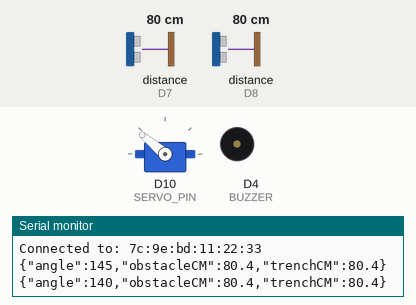
The sketch below on a simulated Arduino Nano 33 IoT. Shown: servo, buzzer (waves = sounding), the last lines printed to the serial monitor. Wiring (inferred from the names in the program): 2 × ultrasonic range finder: trigger D5, echo D7 / trigger D6, echo D8. The test bench sets the inputs (shaded band); at power-on: distance to the obstacle (sensors on D7, D8) 80 cm. The echo pulse lasts 58.3 µs per cm; nothing arrives over Bluetooth unless stated; a phone connects over Bluetooth LE 3 s after start.

Above: at 4.3 s.
4.4 s: distance to the obstacle (sensor on D7) set to 250 cm
7.6 s: distance to the obstacle (sensor on D8) set to 105 cm
10.8 s: distance to the obstacle (sensor on D8) set to 114 cm
At 11.49 s:
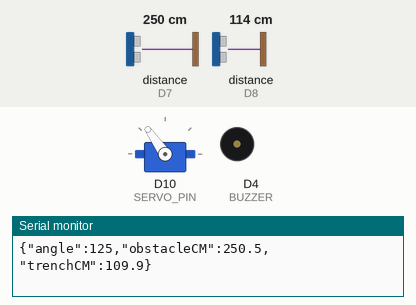
14.0 s: distance to the obstacle (sensor on D8) set to 2 cm
At 14.02 s:
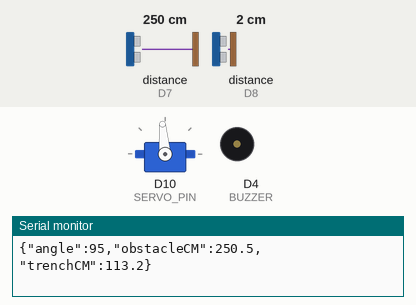
17.2 s: distance to the obstacle (sensor on D8) set to 113 cm
At 20.26 s:
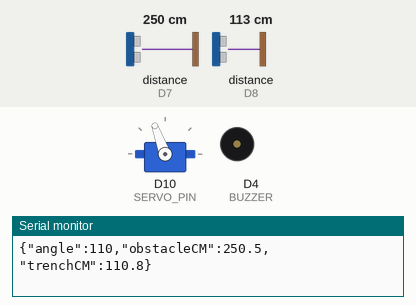
Timing chart, 0 to 27.8 s (numbered marks = the images above; inputs shaded):
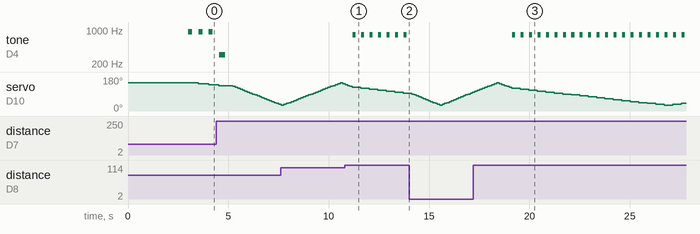

The sketch:

obstacleDetection.ino
```cpp
#include <ArduinoBLE.h>
#include <Servo.h>

// === Pin layout ===
#define OBST_TRIG 5
#define OBST_ECHO 7
#define TRENCH_TRIG 6
#define TRENCH_ECHO 8
#define BUZZER 4
#define SERVO_PIN 10

// === BLE setup ===
#define SERVICE_UUID "c1d0a000-1234-4abc-bbbb-1234567890ab"
#define CHAR_UUID    "c1d0a001-1234-4abc-bbbb-1234567890ab"
BLEService visionService(SERVICE_UUID);
BLEStringCharacteristic distChar(CHAR_UUID, BLERead | BLENotify, 128);

Servo scanServo;

// === Constants (cm) ===
const float alpha = 0.2;
const float mountHeight = 100.0;
const float obstacleTrigger = 120.0; // start reacting at 120 cm
const float trenchLimit = 110.0;     // ground missing beyond 110 cm → trench

// === Globals ===
float obstSmooth = 0;
float trenchSmooth = 0;

// === Distance function (returns -1 if no echo) ===
float getDistanceCM(int trigPin, int echoPin) {
  digitalWrite(trigPin, LOW);
  delayMicroseconds(2);
  digitalWrite(trigPin, HIGH);
  delayMicroseconds(10);
  digitalWrite(trigPin, LOW);

  unsigned long start = micros();
  while (digitalRead(echoPin) == LOW) {
    BLE.poll();
    if (micros() - start > 30000) return -1;  // timeout
  }

  unsigned long echoStart = micros();
  while (digitalRead(echoPin) == HIGH) {
    BLE.poll();
    if (micros() - echoStart > 30000) return -1;
  }

  unsigned long duration = micros() - echoStart;
  return duration * 0.0343 / 2.0;  // cm
}

// === Setup ===
void setup() {
  Serial.begin(9600);

  pinMode(OBST_TRIG, OUTPUT);
  pinMode(OBST_ECHO, INPUT);
  pinMode(TRENCH_TRIG, OUTPUT);
  pinMode(TRENCH_ECHO, INPUT);
  pinMode(BUZZER, OUTPUT);

  scanServo.attach(SERVO_PIN);
  scanServo.write(150);

  if (!BLE.begin()) {
    Serial.println("BLE init failed");
    while (1);
  }

  BLE.setLocalName("VisionAssist");
  BLE.setAdvertisedService(visionService);
  visionService.addCharacteristic(distChar);
  BLE.addService(visionService);

  distChar.writeValue("{\"status\":\"ready\"}");
  BLE.advertise();
  Serial.println("Advertising as VisionAssist...");
}

// === Main loop ===
void loop() {
  static int angle = 150;
  static int step = -5;

  BLEDevice central = BLE.central();

  if (central) {
    Serial.print("Connected to: ");
    Serial.println(central.address());

    while (central.connected()) {
      // === Servo sweep ===
      scanServo.write(angle);
      angle += step;
      if (angle <= 30 || angle >= 150) step = -step;

      // === Read sensors ===
      float obstRaw = getDistanceCM(OBST_TRIG, OBST_ECHO);
      float trenchRaw = getDistanceCM(TRENCH_TRIG, TRENCH_ECHO);

      // ignore invalid (-1) readings
      if (obstRaw > 0) {
        if (obstSmooth == 0) obstSmooth = obstRaw;
        obstSmooth = alpha * obstRaw + (1 - alpha) * obstSmooth;
      }
      if (trenchRaw > 0) {
        if (trenchSmooth == 0) trenchSmooth = trenchRaw;
        trenchSmooth = alpha * trenchRaw + (1 - alpha) * trenchSmooth;
      }

      // === Detection logic ===
      bool obstacleDetected = (obstSmooth > 0 && obstSmooth < obstacleTrigger);
      bool trenchDetected = (trenchRaw == -1 || trenchSmooth > trenchLimit);

      // === Adaptive buzzer ===
      if (obstacleDetected) {
        // closer → higher frequency and faster pulse
        int freq = map((int)obstSmooth, 120, 20, 200, 2000);
        freq = constrain(freq, 200, 2000);
        int beepDur = map((int)obstSmooth, 120, 20, 300, 50);

        tone(BUZZER, freq);
        delay(beepDur);
        noTone(BUZZER);
        delay(beepDur);
      }
      else if (trenchDetected) {
        // constant warning for trench / missing ground
        tone(BUZZER, 800);
        delay(150);
        noTone(BUZZER);
        delay(150);
      }
      else {
        noTone(BUZZER);
      }

      // === BLE JSON output ===
      char jsonBuffer[128];
      snprintf(jsonBuffer, sizeof(jsonBuffer),
        "{\"angle\":%d,\"obstacleCM\":%.1f,\"trenchCM\":%.1f}",
        angle, obstSmooth, trenchSmooth);
      distChar.writeValue(jsonBuffer);
      Serial.println(jsonBuffer);

      BLE.poll();
      delay(100);
    }

    Serial.println("Disconnected");
    noTone(BUZZER);
    BLE.advertise();
  }

  BLE.poll();
}
```

Measured:
- the behaviour switches between 110 and 111 cm on distance to the obstacle (sensor on D8) (found by bisection; images 0 and 1)
- after the input at 10.8 s, tone on D4 (BUZZER): alternates 800 Hz for 0.15 s and silent for 0.27 s, starting after 0.40 s
- after the input at 14.0 s, tone on D4 (BUZZER): stops changing and stays silent
- after the input at 17.2 s, tone on D4 (BUZZER): alternates 800 Hz for 0.15 s and silent for 0.27 s, starting after 1.9 s
